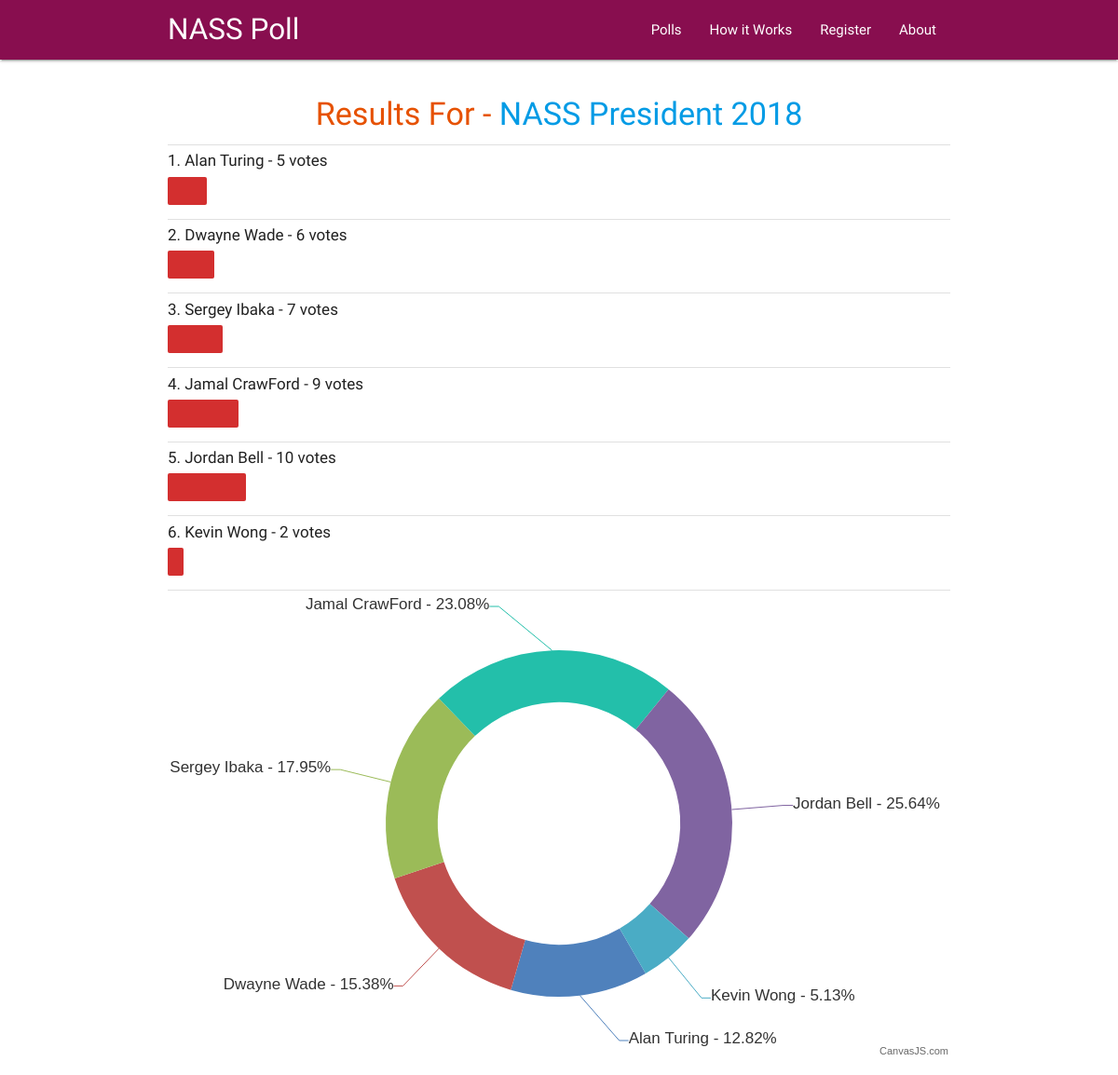
Screenshot of /polls/5/results/ with the database file from the repository.
### polls/models.py (models this page shows, shortened)
class Question(models.Model):
	question_text = models.CharField(max_length = 250)
	pub_date = models.DateTimeField('Date published')

class Choice(models.Model):
	question = models.ForeignKey(Question, on_delete=models.CASCADE)
	choice_text = models.CharField(max_length=200)
	votes = models.IntegerField(default = 0)

### polls/views.py (the view)
# urls.py: url(r'^(?P<pk>[0-9]+)/results/$', views.ResultsView.as_view(), name='results'),
class ResultsView(generic.DetailView):
	model = Question
	template_name = "polls/results.html"

### polls/templates/polls/results.html (shortened to what this page needs)
{% load static %}
<!DOCTYPE html>
<html>
<head>
	<link rel="stylesheet" href="{% static 'css/materialize.min.css' %}" />
</head>
<body>
	<nav class="pink darken-4" role="navigation">
		<div class="nav-wrapper container">
			<a href="{% url 'polls:election_result' %}" title="Home" class="brand-logo">NASS Poll</a>
			<ul class="right hide-on-med-and-down">
				<li><a href="#" title="">Polls</a></li>
				<li><a href="#" title="">How it Works</a></li>
				<li><a href="#" title="">Register</a></li>
				<li><a href="#" title="">About</a></li>
			</ul>
		</div>
	</nav>
	<div class="container">
		<div class="row">
			<div class="col l12 s12"><br>
				<h4 class="center orange-text text-darken-4">Results For - <a href="#!" title="">{{ question.question_text }}</a></h4><div class="divider"></div>
				{% for choice in question.choice_set.all %}
					<h6 style="font-size: 17px;">{{ forloop.counter }}. {{ choice.choice_text }} - {{ choice.votes }} votes
					</h6>
					<div class="progress red darken-2" style="width: {{ choice.votes }}%; height: 30px;" title="{{ choice.choice_text }} - {{ choice.votes }} votes"></div><div class="divider"></div>
				{% endfor %}
			</div>
			<div class="col l12 s12">
				<div id="chart" style="height: 500px; width: 100%">
				</div>
			</div>
		</div>
	</div>
	<script>
		var dpoints = [];
		{% for choice in question.choice_set.all %}
			dpoints.push({
				y: {{ choice.votes }},
				label: "{{ choice.choice_text }}"
			});
		{% endfor %}
		window.onload = function (args) {
			/* body... */
			var chart = new CanvasJS.Chart("chart", {
				animationEnabled: true,
				title: {
					text: "",
					horizontalAlign: "left"
				},
				data: [{
					type: "doughnut",
					startAngle: 60,
					indexLabelFontSize: 17,
					indexLabel: "{label} - #percent%",
					toolTipContent: "<b>{label}:</b> {y} (#percent%)",
					dataPoints: dpoints
				}]
			});
			chart.render();
		}
	</script>
</body>
</html>

### rows the page displays
Question: question_text "NASS President 2018"
Choice: choice_text "Alan Turing", votes "5"
Choice: choice_text "Dwayne Wade", votes "6"
Choice: choice_text "Sergey Ibaka", votes "7"
Choice: choice_text "Jamal CrawFord", votes "9"
Choice: choice_text "Jordan Bell", votes "10"
Choice: choice_text "Kevin Wong", votes "2"

### other values shown
chart data {{ choice.votes }} 5, 6, 7, 9, 10, 2
